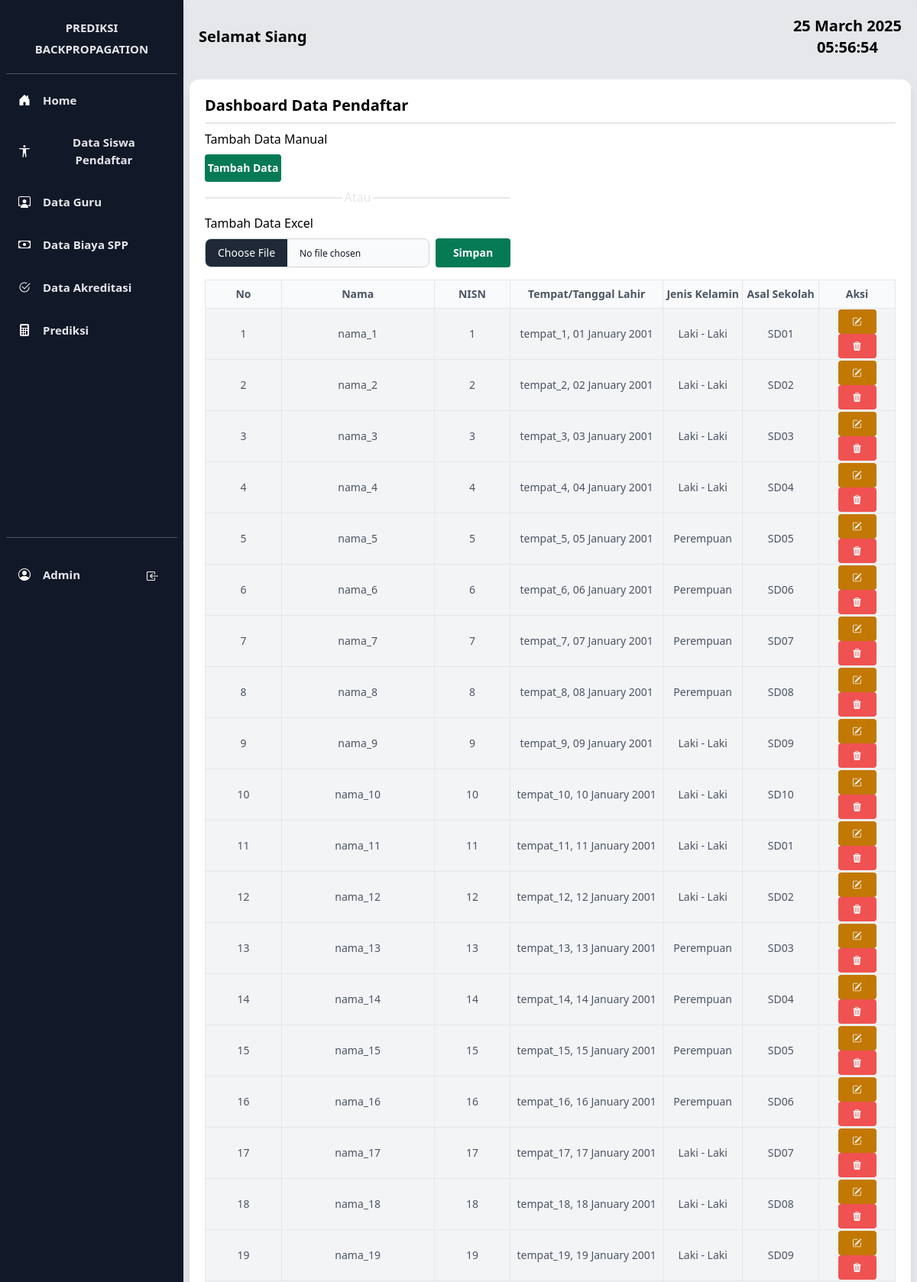
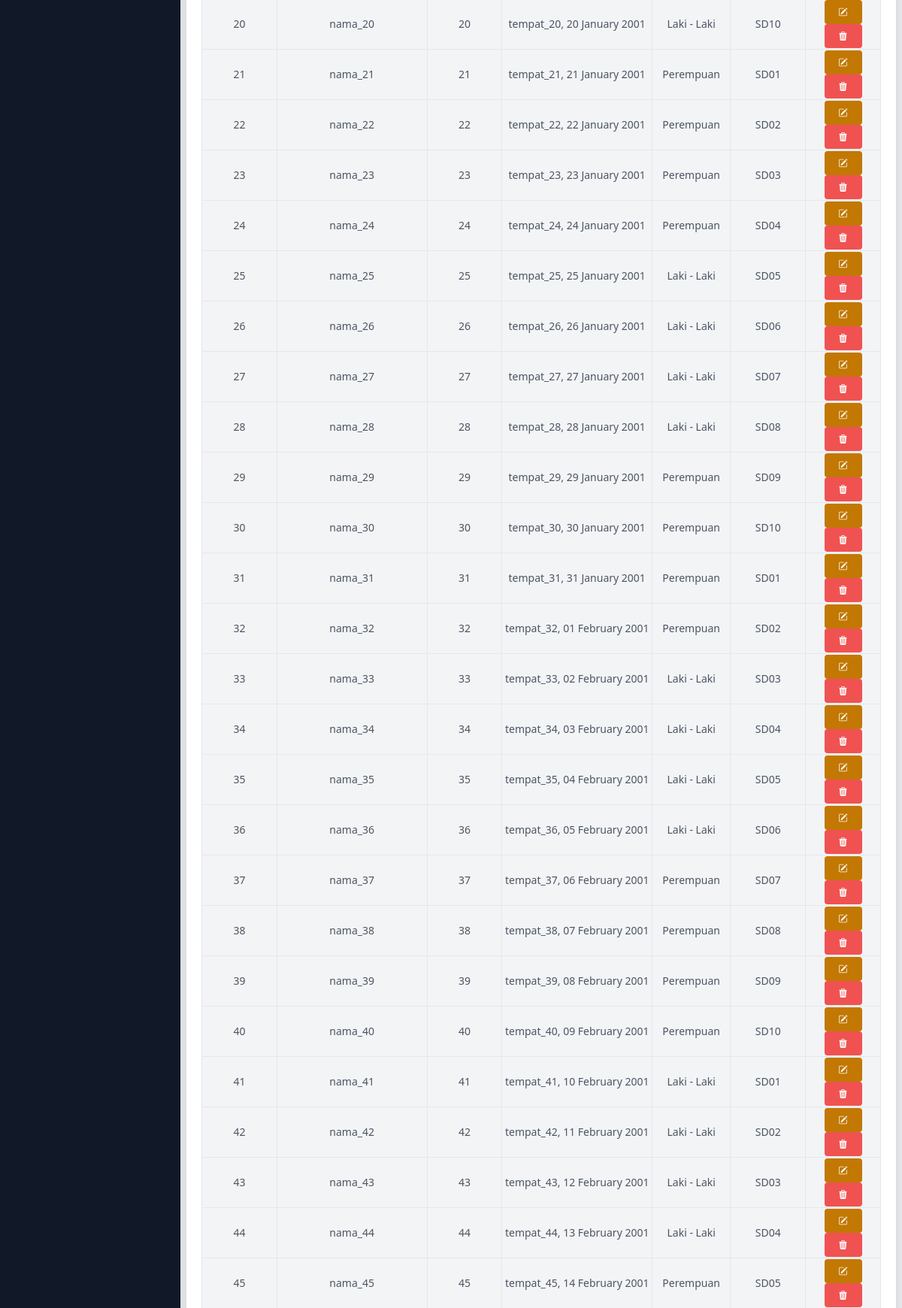
/?p=data_pendaftar (signed in, upper part), run on the app's committed database (2 pictures, top to bottom).
### tables this page shows
CREATE TABLE IF NOT EXISTS `data_pendaftar` (
  `id` int NOT NULL AUTO_INCREMENT,
  `nama` varchar(50) DEFAULT NULL,
  `nisn` varchar(50) DEFAULT NULL,
  `tmpt_lahir` varchar(50) DEFAULT NULL,
  `tgl_lahir` date DEFAULT NULL,
  `jk` enum('Laki - Laki','Perempuan') DEFAULT NULL,
  `asal_sekolah` varchar(50) DEFAULT NULL,
  `tgl_input` datetime DEFAULT CURRENT_TIMESTAMP,
  PRIMARY KEY (`id`)
);

### apps/apis.php (called while the page is built, shortened)
<?php
$host = 'localhost';
$user = 'root';
$password = '';
$conn = mysqli_connect($host, $user, $password);
function getRecord($tabel, $field, $where): mysqli_result|bool
{
    global $conn;
    return mysqli_query($conn, "SELECT $field FROM $tabel $where");
}
function fetch($query){
    $data = mysqli_fetch_array($query);
    return $data;
}

### pages/data_pendaftar/view.php (the view, shortened to what this page needs)
<?php $user = $_SESSION['user']; ?>
<div class="rounded-xl p-5 bg-white shadow-lg">
    <h1 class="font-bold text-xl">Dashboard Data Pendaftar</h1>
    <div class="flex bg-gray-200 my-2 h-0.5 rounded"></div>
    <?php if ($user == 'Admin'): ?>
    <div class="flex flex-col w-[400px]">
        <p>Tambah Data Manual</p>
        <button class="bg-green-600 inline-block py-2 my-2 w-[100px] text-center text-sm font-bold rounded text-white" onclick="window.location.href='./?p=data_pendaftar&a=add'">Tambah Data</button>
        <div class="flex">
            <div class="flex bg-gray-200 my-3 h-0.5 rounded w-[45%]"></div>
            <div class="text-gray-200 w-[10%] text-center">Atau</div>
            <div class="flex bg-gray-200 my-3 h-0.5 rounded w-[45%]"></div>
        </div>
        <form action="" class="my-2" method="post" enctype="multipart/form-data">
            <div class="flex gap-2 flex-col">
                <label for="">Tambah Data Excel</label>
                <div class="flex gap-2">
                    <input id="fileExcel" required type="file" name="fileExcel" accept=".xls, .xlsx" class="block text-xs w-[75%] text-gray-900 border border-gray-300 rounded-lg cursor-pointer bg-gray-50 dark:text-gray-400 focus:outline-none dark:bg-gray-700 dark:border-gray-600 dark:placeholder-gray-400">
                    <button name="simpanExcel" class="bg-green-600 inline-block py-2 w-[25%] text-center text-sm font-bold rounded text-white">Simpan</button>
                </div>
            </div>
        </form>
    </div>
    <?php endif ?>
    <div class="table pt-2 w-full">
        <table class="w-full border rounded">
            <thead>
                <tr class="bg-gray-50 border-b">
                    <th class="w-1/12 py-2 border-r text-sm font-bold text-gray-600">No</th>
                    <th class="w-2/12 py-2 border-r text-sm font-bold text-gray-600">Nama</th>
                    <th class="w-1/12 py-2 border-r text-sm font-bold text-gray-600">NISN</th>
                    <th class="w-2/12 py-2 border-r text-sm font-bold text-gray-600">Tempat/Tanggal Lahir</th>
                    <th class="w-1/12 py-2 border-r text-sm font-bold text-gray-600">Jenis Kelamin</th>
                    <th class="w-1/12 py-2 border-r text-sm font-bold text-gray-600">Asal Sekolah</th>
                    <?php if ($user == 'Admin'): ?>
                    <th class="w-1/12 py-2 border-r text-sm font-bold text-gray-600">Aksi</th>
                    <?php endif ?>
                </tr>
            </thead>
            <tbody>
                <?php
                $no = 1;
                $tabel = 'data_pendaftar';
                $field = '*';
                $where = '';
                $query = getRecord($tabel, $field, $where);
                if (mysqli_num_rows($query) == 0) {
                ?>
                <tr class="bg-gray-100 text-center border-b text-sm text-gray-600" id="hideNote1">
                    <td colspan="8" class="py-3 border-r">Tidak ada data</td>
                </tr>
                <?php
                } else {
                    while ($row = fetch($query)) {
                ?>
                <tr id="tr_<?= $row['id']; ?>" class="bg-gray-100 text-center border-b text-sm text-gray-600">
                    <td class="py-3 border-r"><?= $no++ ?></td>
                    <td class="py-3 border-r"><?= $row['nama'] ?></td>
                    <td class="py-3 border-r"><?= $row['nisn'] ?></td>
                    <td class="py-3 border-r"><?= $row['tmpt_lahir'] . ", " . date('d F Y', strtotime($row['tgl_lahir'])) ?></td>
                    <td class="py-3 border-r"><?= $row['jk'] ?></td>
                    <td class="py-3 border-r"><?= $row['asal_sekolah'] ?></td>
                    <?php if ($user == 'Admin'): ?>
                    <td>
                        <a href="./?p=data_pendaftar&a=edit&i=<?= $row['id'] ?>"
                            class="bg-yellow-500 w-[50px] py-2 inline-block text-white rounded hover:shadow-lg text-xs font-bold"><i class="bi bi-pencil-square"></i></a>
                        <button onclick="hapus('data_pendaftar', '<?= $row['id'] ?>')"
                            class="bg-red-500 w-[50px] py-2 inline-block text-white rounded hover:shadow-lg text-xs font-bold"><i class="bi bi-trash3-fill"></i></button>
                    </td>
                    <?php endif ?>
                </tr>
                <?php
                    }
                }
            ?>
            </tbody>
        </table>
    </div>
</div>

### data on the page
data_pendaftar: nama "nama_1", nisn "1", tmpt_lahir "tempat_1", tgl_lahir "01 January 2001", jk "Laki - Laki", asal_sekolah "SD01"
data_pendaftar: nama "nama_2", nisn "2", tmpt_lahir "tempat_2", tgl_lahir "02 January 2001", jk "Laki - Laki", asal_sekolah "SD02"
data_pendaftar: nama "nama_3", nisn "3", tmpt_lahir "tempat_3", tgl_lahir "03 January 2001", jk "Laki - Laki", asal_sekolah "SD03"
data_pendaftar: nama "nama_4", nisn "4", tmpt_lahir "tempat_4", tgl_lahir "04 January 2001", jk "Laki - Laki", asal_sekolah "SD04"
data_pendaftar: nama "nama_5", nisn "5", tmpt_lahir "tempat_5", tgl_lahir "05 January 2001", jk "Perempuan", asal_sekolah "SD05"
data_pendaftar: nama "nama_6", nisn "6", tmpt_lahir "tempat_6", tgl_lahir "06 January 2001", jk "Perempuan", asal_sekolah "SD06"
data_pendaftar: nama "nama_7", nisn "7", tmpt_lahir "tempat_7", tgl_lahir "07 January 2001", jk "Perempuan", asal_sekolah "SD07"
data_pendaftar: nama "nama_8", nisn "8", tmpt_lahir "tempat_8", tgl_lahir "08 January 2001", jk "Perempuan", asal_sekolah "SD08"
data_pendaftar: nama "nama_9", nisn "9", tmpt_lahir "tempat_9", tgl_lahir "09 January 2001", jk "Laki - Laki", asal_sekolah "SD09"
data_pendaftar: nama "nama_10", nisn "10", tmpt_lahir "tempat_10", tgl_lahir "10 January 2001", jk "Laki - Laki", asal_sekolah "SD10"
data_pendaftar: nama "nama_11", nisn "11", tmpt_lahir "tempat_11", tgl_lahir "11 January 2001", jk "Laki - Laki", asal_sekolah "SD01"
data_pendaftar: nama "nama_12", nisn "12", tmpt_lahir "tempat_12", tgl_lahir "12 January 2001", jk "Laki - Laki", asal_sekolah "SD02"
data_pendaftar: nama "nama_13", nisn "13", tmpt_lahir "tempat_13", tgl_lahir "13 January 2001", jk "Perempuan", asal_sekolah "SD03"
data_pendaftar: nama "nama_14", nisn "14", tmpt_lahir "tempat_14", tgl_lahir "14 January 2001", jk "Perempuan", asal_sekolah "SD04"
data_pendaftar: nama "nama_15", nisn "15", tmpt_lahir "tempat_15", tgl_lahir "15 January 2001", jk "Perempuan", asal_sekolah "SD05"
data_pendaftar: nama "nama_16", nisn "16", tmpt_lahir "tempat_16", tgl_lahir "16 January 2001", jk "Perempuan", asal_sekolah "SD06"
data_pendaftar: nama "nama_17", nisn "17", tmpt_lahir "tempat_17", tgl_lahir "17 January 2001", jk "Laki - Laki", asal_sekolah "SD07"
data_pendaftar: nama "nama_18", nisn "18", tmpt_lahir "tempat_18", tgl_lahir "18 January 2001", jk "Laki - Laki", asal_sekolah "SD08"
data_pendaftar: nama "nama_19", nisn "19", tmpt_lahir "tempat_19", tgl_lahir "19 January 2001", jk "Laki - Laki", asal_sekolah "SD09"
data_pendaftar: nama "nama_20", nisn "20", tmpt_lahir "tempat_20", tgl_lahir "20 January 2001", jk "Laki - Laki", asal_sekolah "SD10"
data_pendaftar: nama "nama_21", nisn "21", tmpt_lahir "tempat_21", tgl_lahir "21 January 2001", jk "Perempuan", asal_sekolah "SD01"
data_pendaftar: nama "nama_22", nisn "22", tmpt_lahir "tempat_22", tgl_lahir "22 January 2001", jk "Perempuan", asal_sekolah "SD02"
data_pendaftar: nama "nama_23", nisn "23", tmpt_lahir "tempat_23", tgl_lahir "23 January 2001", jk "Perempuan", asal_sekolah "SD03"
data_pendaftar: nama "nama_24", nisn "24", tmpt_lahir "tempat_24", tgl_lahir "24 January 2001", jk "Perempuan", asal_sekolah "SD04"
data_pendaftar: nama "nama_25", nisn "25", tmpt_lahir "tempat_25", tgl_lahir "25 January 2001", jk "Laki - Laki", asal_sekolah "SD05"
data_pendaftar: nama "nama_26", nisn "26", tmpt_lahir "tempat_26", tgl_lahir "26 January 2001", jk "Laki - Laki", asal_sekolah "SD06"
data_pendaftar: nama "nama_27", nisn "27", tmpt_lahir "tempat_27", tgl_lahir "27 January 2001", jk "Laki - Laki", asal_sekolah "SD07"
data_pendaftar: nama "nama_28", nisn "28", tmpt_lahir "tempat_28", tgl_lahir "28 January 2001", jk "Laki - Laki", asal_sekolah "SD08"
data_pendaftar: nama "nama_29", nisn "29", tmpt_lahir "tempat_29", tgl_lahir "29 January 2001", jk "Perempuan", asal_sekolah "SD09"
data_pendaftar: nama "nama_30", nisn "30", tmpt_lahir "tempat_30", tgl_lahir "30 January 2001", jk "Perempuan", asal_sekolah "SD10"
data_pendaftar: nama "nama_31", nisn "31", tmpt_lahir "tempat_31", tgl_lahir "31 January 2001", jk "Perempuan", asal_sekolah "SD01"
data_pendaftar: nama "nama_32", nisn "32", tmpt_lahir "tempat_32", tgl_lahir "01 February 2001", jk "Perempuan", asal_sekolah "SD02"
data_pendaftar: nama "nama_33", nisn "33", tmpt_lahir "tempat_33", tgl_lahir "02 February 2001", jk "Laki - Laki", asal_sekolah "SD03"
data_pendaftar: nama "nama_34", nisn "34", tmpt_lahir "tempat_34", tgl_lahir "03 February 2001", jk "Laki - Laki", asal_sekolah "SD04"
data_pendaftar: nama "nama_35", nisn "35", tmpt_lahir "tempat_35", tgl_lahir "04 February 2001", jk "Laki - Laki", asal_sekolah "SD05"
data_pendaftar: nama "nama_36", nisn "36", tmpt_lahir "tempat_36", tgl_lahir "05 February 2001", jk "Laki - Laki", asal_sekolah "SD06"
data_pendaftar: nama "nama_37", nisn "37", tmpt_lahir "tempat_37", tgl_lahir "06 February 2001", jk "Perempuan", asal_sekolah "SD07"
data_pendaftar: nama "nama_38", nisn "38", tmpt_lahir "tempat_38", tgl_lahir "07 February 2001", jk "Perempuan", asal_sekolah "SD08"
data_pendaftar: nama "nama_39", nisn "39", tmpt_lahir "tempat_39", tgl_lahir "08 February 2001", jk "Perempuan", asal_sekolah "SD09"
data_pendaftar: nama "nama_40", nisn "40", tmpt_lahir "tempat_40", tgl_lahir "09 February 2001", jk "Perempuan", asal_sekolah "SD10"
data_pendaftar: nama "nama_41", nisn "41", tmpt_lahir "tempat_41", tgl_lahir "10 February 2001", jk "Laki - Laki", asal_sekolah "SD01"
data_pendaftar: nama "nama_42", nisn "42", tmpt_lahir "tempat_42", tgl_lahir "11 February 2001", jk "Laki - Laki", asal_sekolah "SD02"
data_pendaftar: nama "nama_43", nisn "43", tmpt_lahir "tempat_43", tgl_lahir "12 February 2001", jk "Laki - Laki", asal_sekolah "SD03"
data_pendaftar: nama "nama_44", nisn "44", tmpt_lahir "tempat_44", tgl_lahir "13 February 2001", jk "Laki - Laki", asal_sekolah "SD04"
data_pendaftar: nama "nama_45", nisn "45", tmpt_lahir "tempat_45", tgl_lahir "14 February 2001", jk "Perempuan", asal_sekolah "SD05"

### other printed values
$user "Admin"
$waktu "Siang"
